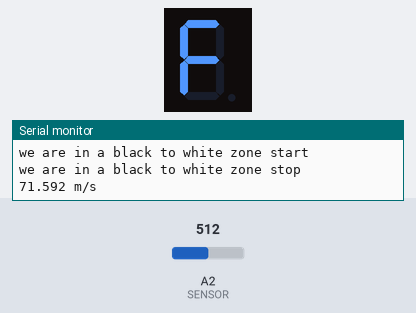
Simulated run of this sketch. Board: Arduino Nano, built with avr-gcc and run on an emulated ATmega328P. Shown: 1-digit seven-segment display, the last lines printed to the serial monitor. Wiring (inferred from the names in the program): 1-digit 7-segment display, segments lit when HIGH: segments pin 3, pin 4, pin 5, pin 6, pin 7, pin 8, pin 9. Inputs (shaded band) come from the test bench; at power-on: A2 (SENSOR) = 512. The segment pins are drawn as the display they are named for.

Above: at 1.07 s.
1.3 s: A2 (SENSOR) set to 716
2.8 s: A2 (SENSOR) set to 511
At 2.85 s:
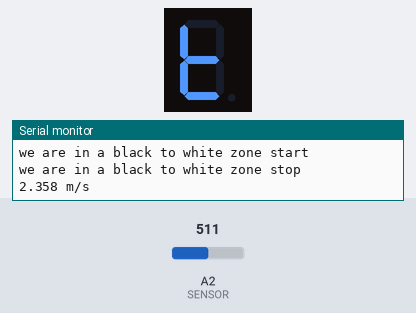
At 3.98 s:
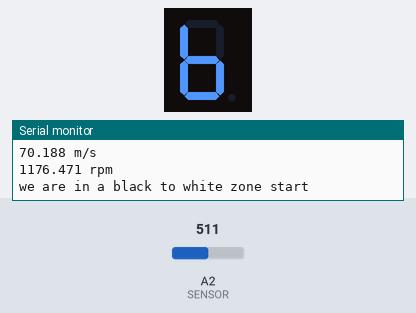
5.3 s: A2 (SENSOR) set to 900
At 15.9 s:
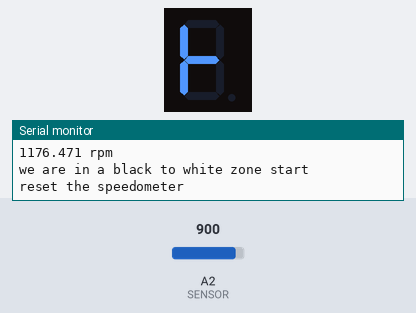
Timing chart, 0 to 16.8 s (numbered marks = the images above; inputs shaded):
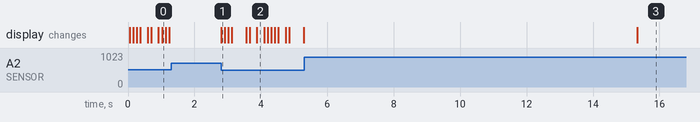

The sketch:

speedometer_7segment_3disp_new_version.ino
```cpp
#include "CONSTANTS.h"
#include "FONCTION.h"


void setup() {
  Serial.begin(SERIAL_BAUD_RATE); // Initialize serial communication at the specified baud rate

  pinMode(SENSOR, INPUT_PULLUP); // Set the sensor pin as input with an internal pull-up resistor

  Init_Output(BCD_A); // Initialize output pin for BCD_A
  Init_Output(BCD_B); // Initialize output pin for BCD_B
  Init_Output(BCD_C); // Initialize output pin for BCD_C
  Init_Output(BCD_D); // Initialize output pin for BCD_D

  Init_Output(LE_UNITS); // Initialize output pin for the right digit
  digitalWrite(LE_UNITS, HIGH); // Lock the right digit

  Init_Output(LE_DOZENS); // Initialize output pin for the middle digit
  digitalWrite(LE_DOZENS, HIGH); // Lock the middle digit

  Init_Output(LE_CENTURIES); // Initialize output pin for the left digit
  digitalWrite(LE_CENTURIES, HIGH); // Lock the left digit

  wdt_enable(WDTO_2S); // Enable the watchdog timer with a 2-second timeout

  Serial.println("init"); // Indicate initialization is complete
}

void loop() {
  wdt_reset(); // Reset the watchdog timer

  if (SENSOR_OUT() == HIGH && check == HIGH) { // Detect a transition from black to white and start timing
    Serial.println("we are in a black to white zone start");

    timer = millis(); // Record the start time
    check = LOW; // Mark the state as LOW to detect the stop condition
    delay(DELAY_BOUNCING); // Debounce delay to avoid false triggers
  }


  if (SENSOR_OUT() == HIGH && check == LOW) { // Detect a transition from black to white and stop timing
    Serial.println("we are in a black to white zone stop");

    delta_time_sec = (millis() - timer) / ms_to_sec; // Calculate the time interval in seconds
    check = HIGH; // Reset the check state to HIGH
    check_zero = HIGH; // Indicate that speed should be calculated
    velocity = meter / delta_time_sec; // Calculate the velocity in m/s
    km_per_h = velocity * ms_to_KmH; // Convert velocity to km/h
    rpm = sec_to_min / delta_time_sec; // Calculate the rotations per minute

    Serial.print(velocity, 3); // Print the velocity in m/s to the serial monitor
    Serial.println(" m/s");
    Serial.print(rpm, 3); // Print the RPM to the serial monitor
    Serial.println(" rpm\n");

    km_per_h = km_per_h * CALIBRATION; // Apply calibration factor to the speed
    Number_To_Display(km_per_h); // Display the speed on the 7-segment displays
  }

  // Reset the sensor error if necessary
  // Reset_Error_Sensor();

  if ((millis() - timer) > TIME_RESET && check_zero) { // Reset the speedometer if no signal for a defined time
    Serial.println("reset the speedometer");

    timer = 0; // Reset the timer
    velocity = 0; // Reset the velocity
    km_per_h = 0; // Reset the speed in km/h
    rpm = 0; // Reset the RPM
    check_zero = LOW; // Indicate the reset has been performed
    check = HIGH; // Allow the sensor to re-detect transitions
    // blank_All_Digit(); // Optional: Blank all digits
    all_zero_digit(); // Set all digits to zero on the display
  }
}
```

CONSTANTS.h
```cpp
#ifndef CONSTANTS
#define CONSTANTS

#define SERIAL_BAUD_RATE (9600) // Serial communication speed in bits per second
#define BCD_A (3) // Output pin for BCD_A (4511 decoder)
#define BCD_B (4) // Output pin for BCD_B (4511 decoder)
#define BCD_C (5) // Output pin for BCD_C (4511 decoder)
#define BCD_D (6) // Output pin for BCD_D (4511 decoder)

#define LE_CENTURIES (7) // Output pin for the leftmost (hundreds) digit (negative pulse, used for tens)
#define LE_DOZENS (8) // Output pin for the middle (tens) digit
#define LE_UNITS (9) // Output pin for the rightmost (units) digit (negative pulse)

#define SENSOR A2 // Analog input for sensor


/*
*==========Arduino Nano pinout======
 *                      _______
 *                 TXD-|       |-Vin
 *                 RXD-|       |-Gnd
 *                 RST-|       |-RST
 *                 GND-|       |-+5V
 *                  D2-|       |-A7
 *           BCD A  D3-|       |-A6
 *           BCD B  D4-|       |-A5
 *           BCD C  D5-|       |-A4
 *           BCD D  D6-|       |-A3
 *    LE_CENTURIES  D7-|       |-A2  SENSOR
 *       LE_DOZENS  D8-|       |-A1
 *        LE_UNITS  D9-|       |-A0
 *                 D10-|       |-Ref
 *                 D11-|       |-3.3V
 *                 D12-|       |-D13
 *                      --USB--
 */

const int16_t CALIBRATION = 100; // Calibration factor for measurements
const int32_t TIME_RESET = 10000; // Time interval for resetting sensor errors (in milliseconds)
const int16_t DELAY_BOUNCING = 50; // Debounce delay (in milliseconds)
const float meter = 3.14 *  1.14; // Circumference of the wheel (in meters)
const int ms_to_sec = 1000; // Conversion factor from milliseconds to seconds
const float ms_to_KmH = 3.6; // Conversion factor from meters per second to kilometers per hour
const float sec_to_min = 60; // Conversion factor from seconds to minutes
const int8_t VREF = 5; // Reference voltage (in volts)
const int8_t Number_OF_7SEG = 3; // Number of 7-segment displays
const int16_t BIT_RESOLUTION = 1023; // ADC bit resolution (10-bit)
const int8_t MIN_VOLT = 1; // Minimum voltage threshold for sensor
const int8_t MAX_VOLT = 3; // Maximum voltage threshold for sensor
const int8_t RIGH_DIGIT = 1; // Identifier for the rightmost digit
const int8_t MIDDLE_DIGIT = 2; // Identifier for the middle digit
const int8_t LEFT_DIGIT = 3; // Identifier for the leftmost digit

float timer = 0; // Timer variable (in milliseconds)
float velocity = 0; // Current velocity (in meters per second)
float km_per_h = 0; // Current speed (in kilometers per hour)
float delta_time_sec = 0; // Time difference between sensor readings (in seconds)
float rpm; // Rotations per minute of the wheel

bool check = HIGH; // Flag for sensor error detection
bool check_zero = HIGH; // Flag for zero velocity detection

int Digit_3_To_Display = 0; // Leftmost (hundreds) digit to display (used for tens)
int Digit_2_To_Display = 0; // Middle (tens) digit to display (used for units)
int Digit_1_To_Display = 0; // Rightmost (units) digit to display (not used in wind tunnel experiments)

#endif
```

FONCTION.h
```cpp
#ifndef FONCTION
#define FONCTION

#include "CONSTANTS.h"
#include <avr/wdt.h>

void Init_Output(int IO_Pin) {
  digitalWrite(IO_Pin, LOW); // Ensure the output is set to LOW initially
  pinMode(IO_Pin, OUTPUT); // Set the pin mode to OUTPUT
  digitalWrite(IO_Pin, LOW); // Ensure the output remains LOW
}

void Digits_from_Number(int in_number) {
  Digit_3_To_Display = in_number / 100; // Extract the hundreds digit
  Digit_2_To_Display = (in_number - 100 * Digit_3_To_Display) / 10; // Extract the tens digit
  Digit_1_To_Display = in_number % 10; // Extract the units digit
}

void Display_Digit(int digit_to_show) {
  digitalWrite(BCD_A, LOW); // Assume the bit is zero
  if ((digit_to_show & 1) == 1) {
    digitalWrite(BCD_A, HIGH); // Set BCD_A if bit 0 is 1
  }
  digitalWrite(BCD_B, LOW); // Assume the bit is zero
  if ((digit_to_show & 2) == 2) {
    digitalWrite(BCD_B, HIGH); // Set BCD_B if bit 1 is 1
  }
  digitalWrite(BCD_C, LOW); // Assume the bit is zero
  if ((digit_to_show & 4) == 4) {
    digitalWrite(BCD_C, HIGH); // Set BCD_C if bit 2 is 1
  }
  digitalWrite(BCD_D, LOW); // Assume the bit is zero
  if ((digit_to_show & 8) == 8) {
    digitalWrite(BCD_D, HIGH); // Set BCD_D if bit 3 is 1
  }
}

void enable(int digit_enable) {
  switch (digit_enable) {
    case 1: // Enable the rightmost (units) digit
      digitalWrite(LE_UNITS, LOW);
      digitalWrite(LE_UNITS, HIGH);
      break;
    case 2: // Enable the middle (tens) digit
      digitalWrite(LE_DOZENS, LOW);
      digitalWrite(LE_DOZENS, HIGH);
      break;
    case 3: // Enable the leftmost (hundreds) digit
      digitalWrite(LE_CENTURIES, LOW);
      digitalWrite(LE_CENTURIES, HIGH);
      break;
  }
}

void all_zero_digit() {
  digitalWrite(BCD_A, LOW); // Clear all BCD bits
  digitalWrite(BCD_B, LOW);
  digitalWrite(BCD_C, LOW);
  digitalWrite(BCD_D, LOW);
  for (int j = 1; j <= Number_OF_7SEG; j++) {
    enable(j); // Enable all digits
  }
}

void blank_Digit(int digit_enable) { // Blank a specific digit
  digitalWrite(BCD_A, HIGH); // Set all BCD bits to HIGH
  digitalWrite(BCD_B, HIGH);
  digitalWrite(BCD_C, HIGH);
  digitalWrite(BCD_D, HIGH);

  enable(digit_enable); // Enable the digit to blank
}

void blank_All_Digit() {
  for (int j = 1; j <= Number_OF_7SEG; j++) {
    blank_Digit(j); // Blank all digits
  }
}

bool SENSOR_OUT() {
  float volt_sensor = (float)(analogRead(SENSOR) * VREF) / BIT_RESOLUTION; // Calculate sensor voltage
  if (volt_sensor < MIN_VOLT) {
    return HIGH; // Sensor output is HIGH if below minimum voltage
  } else if (volt_sensor > MAX_VOLT) {
    return LOW; // Sensor output is LOW if above maximum voltage
  }
}

void Reset_Error_Sensor() {
  if ((millis() - timer) / ms_to_sec > (1.8 * delta_time_sec) && check == LOW) {
    check = HIGH; // Reset sensor error if conditions are met
  }
}

void Number_To_Display(float Number) {
  Digits_from_Number(Number); // Extract digits from the number
  Display_Digit(Digit_1_To_Display); // Display the units digit
  enable(RIGH_DIGIT);
  Display_Digit(Digit_2_To_Display); // Display the tens digit
  enable(MIDDLE_DIGIT);
  Display_Digit(Digit_3_To_Display); // Display the hundreds digit
  enable(LEFT_DIGIT);
}

#endif
```

Measured:
- after the input at 2.8 s, the display: changes at once (image 1)
- after the input at 5.3 s, the display: changes after 10.0 s (image 3)
